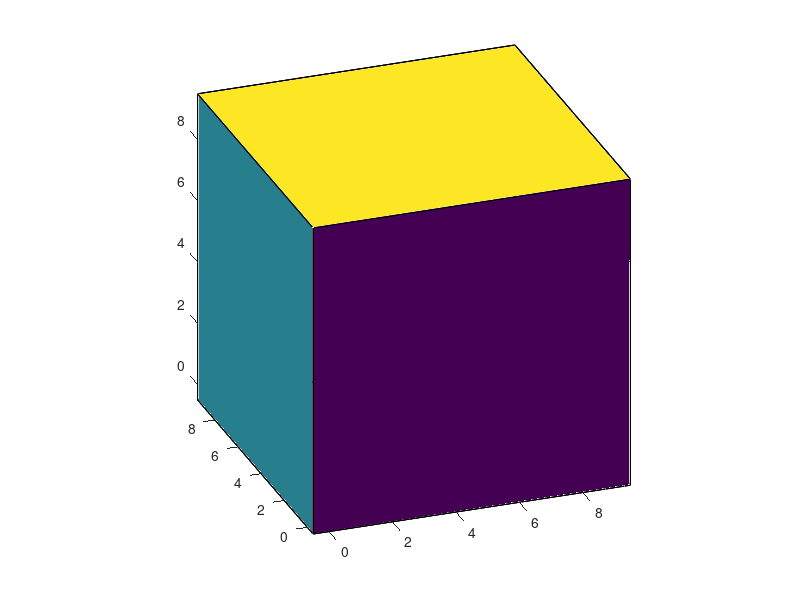
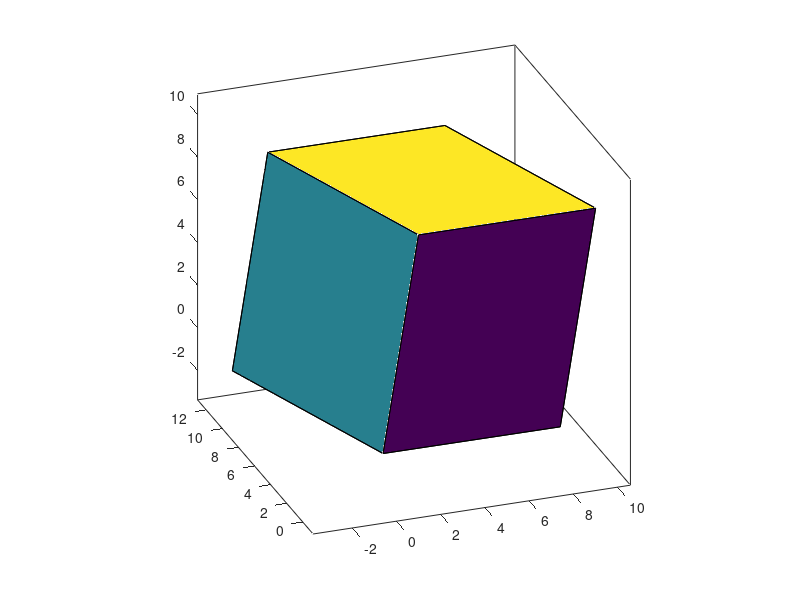
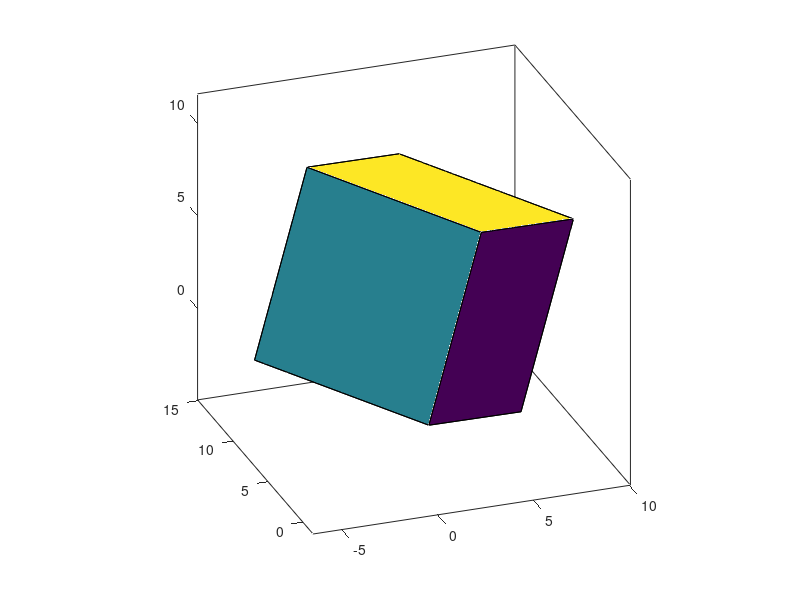
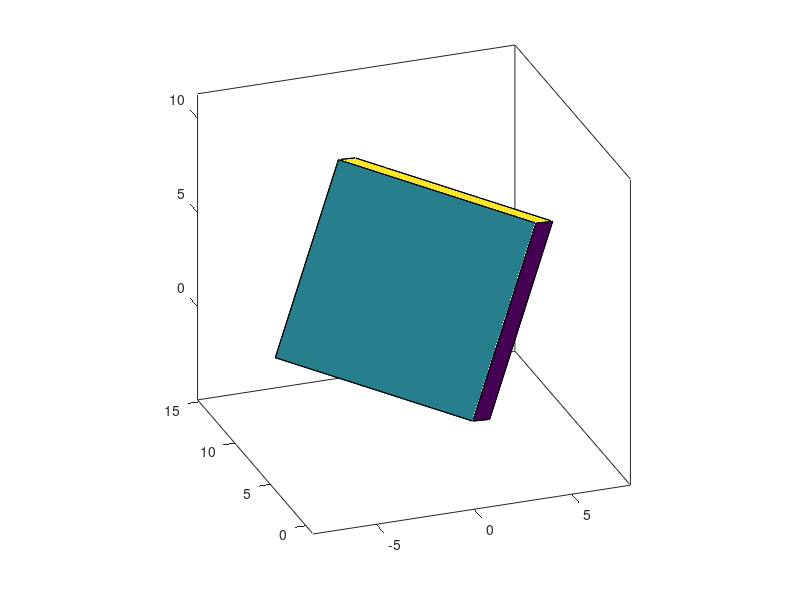

Write the MATLAB code that produced these figures, in order.
%%%%%%%%%%%%%%%%%%%%%%%%%%%%%%%%%%%%%%%%%%%%%%%%%%%%%%%%%%%%%%%%%%%%%%%%%%%%%%%%%%%%%%%%%%%%%%%%%%%%
% Student name: CHUNG QUANG KHANH
% Student ID:   20245360
% Homework 03
% Prof. KANG

%%%%%%%%%%%%%%%%%%%%%%%%%%%%%%%%%%%%%%%%%%%%%%%%%%%%%%%%%%%%%%%%%%%%%%%%%%%%%%%%%%%%%%%%%%%%%%%%%%%%
clc, clearvars, close all

dt = 1;
num_sec = 5;
t = 0:dt:num_sec;

% Gyroscope readings
w_x = sin(2*t)/100;
w_y = cos(5*t)/100;
w_z = cos(t)/10;

% Euler angle: psi -> theta -> phi
psi = zeros(1,11);   
theta = zeros(1,11);
phi = zeros(1,11);

% Initial posture at (10, 10, 10) degree
psi(1) = 10;
theta(1) = 10;
phi(1) = 10;

% Time rate of change of psi, theta, phi
psi_dot = zeros(1,11);
theta_dot = zeros(1,11);
phi_dot = zeros(1,11);
 
for i = 1:num_sec
    B = [ -sind(theta(i))                   0               1;
           sind(phi(i))*cosd(theta(i))      cosd(phi(i))    0;
           cosd(phi(i))*cosd(theta(i))     -sind(phi(i))    0    ];
    
    W = [w_x(i); w_y(i); w_z(i)];
    
    % Compute time rate of change
    R = inv(B)*W;
    
    psi_dot(i) = R(1);
    theta_dot(i) = R(2);
    phi_dot(i) = R(3);
    
    % Intergration for next posture
    psi(i+1) = psi(i) + dt*psi_dot(i);
    theta(i+1) = theta(i) + dt*theta_dot(i);
    phi(i+1) = phi(i) + dt*phi_dot(i);
end
 
% Define the cubic, 4 face around
X = [0 0 0 0 0 10; 10 0 10 10 10 10; 10 0 10 10 10 10; 0 0 0 0 0 10];
Y = [0 0 0 0 10 0; 0 10 0 0 10 10; 0 10 10 10 10 10; 0 0 10 10 10 0];
Z = [0 0 10 0 0 0; 0 0 10 0 0 0; 10 10 10 0 10 10; 10 10 10 0 10 10];
 
xc = 0; yc = 0; zc = 0;     % coordinated of the center
L = 1;                      % cube size (length of an edge)
alpha = 1;                  % transparency (max=1=opaque)
 
% Draw the cubic at the initial
C = [0.1 0.4 0.8 0.8 0.4 0.1];  % color/face
s = 0;
 
X = L*(X-0.5) + xc;
Y = L*(Y-0.5) + yc;
Z = L*(Z-0.5) + zc;  
 
figure();
fill3(X,Y,Z,C); % draw cube
axis equal;
AZ=-20;         % azimuth
EL=25;          % elevation
view(AZ,EL);    % orientation of the axes
    
% Draw the cubic by time
for j = 1:num_sec
    a11 = cosd(psi(j))*cosd(theta(j))*cosd(phi(j)) - sind(psi(j))*sind(phi(j));
    a21 = sind(psi(j))*cosd(theta(j))*cosd(phi(j)) + cosd(psi(j))*sind(phi(j));
    a31 = -sind(theta(j))*cosd(phi(j));

    a12 = -cosd(psi(j))*cosd(theta(j))*sind(phi(j)) - sind(psi(j))*cosd(phi(j));
    a22 = -sind(psi(j))*cosd(theta(j))*sind(phi(j)) + cosd(psi(j))*cosd(phi(j));
    a32 = sind(theta(j))*sind(phi(j));

    a13 = cosd(psi(j))*sind(theta(j));
    a23 = sind(psi(j))*sind(theta(j));
    a33 = cosd(theta(j));

    K = [a11, a12, a13; a21, a22, a23; a31, a32, a33];

    % Row 1
    temp3 = [X(1,:); Y(1,:); Z(1,:)];
    temp4 = K*temp3;

    X(1,:) = temp4(1,:);
    Y(1,:) = temp4(2,:);
    Z(1,:) = temp4(3,:);

    % Row 2
    temp5 = [X(2,:); Y(2,:); Z(2,:)];
    temp6 = K*temp5;

    X(2,:) = temp6(1,:);
    Y(2,:) = temp6(2,:);
    Z(2,:) = temp6(3,:);

    % Row 3
    temp7 = [X(3,:); Y(3,:); Z(3,:)];
    temp8 = K*temp7;

    X(3,:) = temp8(1,:);
    Y(3,:) = temp8(2,:);
    Z(3,:) = temp8(3,:);
    % Row 4
    temp9 = [X(4,:); Y(4,:); Z(4,:)];
    temp10 = K*temp9;

    X(4,:) = temp10(1,:);
    Y(4,:) = temp10(2,:);
    Z(4,:) = temp10(3,:);

    s = 0;

    X = L*(X-s) + xc;
    Y = L*(Y-s) + yc;
    Z = L*(Z-s) + zc; 

    figure();

    fill3(X,Y,Z,C); % draw cube
    axis equal;
    AZ=-20;         % azimuth
    EL=25;          % elevation
    view(AZ,EL);    % orientation of the axes  
 end
 